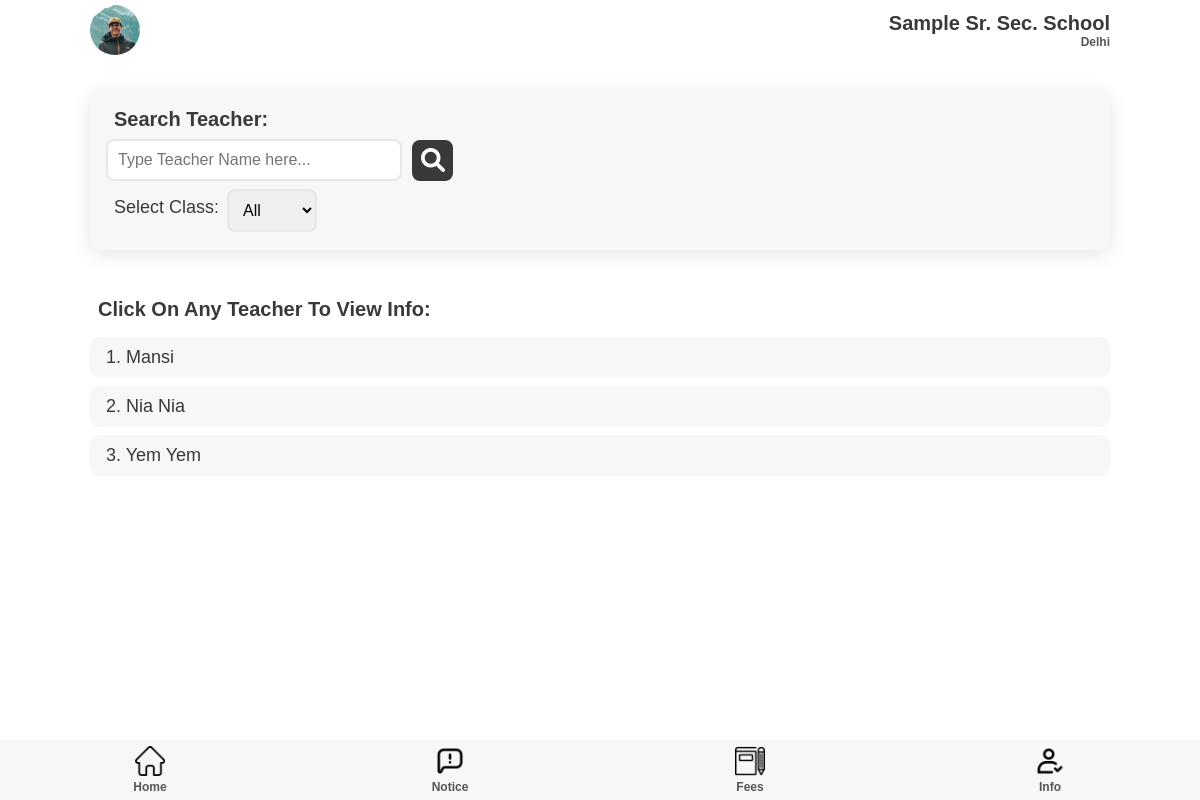
The app's page /superadmin/teachers/ (signed in), older data.
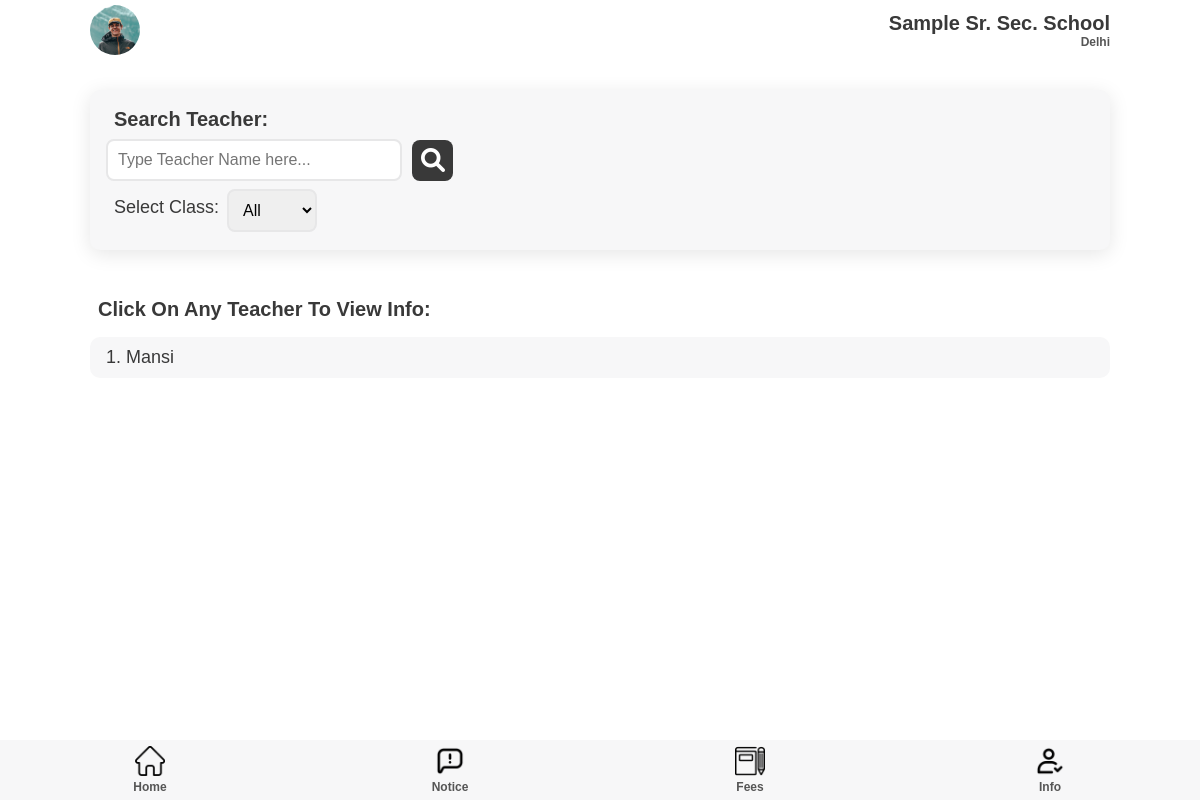
The same page, newer data.
### teacher/models.py (models this page shows)
class teacher(models.Model):
    fname = models.CharField(max_length=50)
    mname = models.CharField(max_length=50, blank=True, null=True)
    lname = models.CharField(max_length=50, blank=True, null=True)
    email = models.EmailField()
    phone = models.IntegerField()
    user = models.OneToOneField(User, on_delete=models.CASCADE, primary_key = True)
    school = models.ForeignKey('superadmin.school', on_delete=models.PROTECT)

### superadmin/views.py (the view)
# urls.py: path('teachers/', views.teachers, name = 'teachers'),
def teachers(request):
    admin = SuperAdmin.objects.get(user = request.user)
    teachers = teacher.objects.filter(school = admin.school)
    classes = classSection.objects.filter(teacher__in = teacher.objects.filter(school = admin.school))
    return render(request, 'teachers.html', {'teachers': teachers, 'classes': classes})

### templates/superadmin/teachers.html (shortened to what this page needs)
{% extends 'adminhome.html' %}
{% load static %}
{% block extra-head %}
    <link rel="stylesheet" href="{% static '/css/attendance.css' %}" />
    <link rel="stylesheet" href="{% static '/css/teacherExam.css' %}" />
    <link rel="stylesheet" href="{% static '/css/progress.css' %}" />
    <link rel="stylesheet" href="{% static '/css/adminList.css' %}" />
{% endblock extra-head %}
{% block content %}
    <section id="main">
        <section id="list-hero">
        <div class="menu-list list-hero">
          <div class="list-hero-search">
            <h2>Search Teacher:</h2>
            <div class="list-search-box">
              <input
                type="text"
                placeholder="Type Teacher Name here..."
                onchange="submitHandler(event)"
              />
              <i class="fas fa-search"></i>
            </div>
          </div>
          <div class="list-hero-filter">
            <p>Select Class:</p>
            <select name="select-class" id="" onchange="submitHandler(event)">
              <option value="all" selected>All</option>
            </select>
          </div>
        </div>
      </section>
      <section id="admin-stud-list">
        <div class="admin-stud-list">
          <h2>Click on any Teacher to view info:</h2>
          {% for teacher in teachers %}
          <div class="stud-list-elem">
            <div>
              <p>{{ forloop.counter }}. {{ teacher.fname }} {% if teacher.mname %}{{ teacher.mname }}{% endif %} {% if teacher.lname %}{{ teacher.lname }}{% endif %}</p>
            </div>
          </div>
          {% endfor %}
        </div>
      </section>
    </section>
{% endblock content %}

### templates/superadmin/adminhome.html (shortened to what this page needs)
{% load static %}
<!DOCTYPE html>
<html lang="en">
{% block head %}
  <head>
    <link
      rel="stylesheet"
      href="https://cdnjs.cloudflare.com/ajax/libs/font-awesome/6.0.0-beta2/css/all.min.css"
    />
    <link rel="stylesheet" href="{% static 'css/style.css' %}" />
  </head>
{% endblock head %}
{% block extra-head %}{% endblock extra-head %}
  <body>
    <section id="main">
    {% block nav %}
      <section id="nav">
        <nav class="top-navbar">
          <div class="profile-picture">
            <img src="{% static 'img/profile.jpg' %}" />
          </div>
          <div class="school-name">
            <h2>Sample Sr. Sec. School</h2>
            <h5 class="faded">Delhi</h5>
          </div>
        </nav>
      </section>
      {% endblock nav %}
      {% block content %}{% endblock content %}
      {% block bottom-nav %}
      <section id="bottom-nav">
        <nav class="bottom-navbar">
          <div class="nav-links">
            <div class="nav-button">
              <a href="{% url 'superadmin:adminhome' %}">
                <img src="{% static '/img/home.png' %}" />
                <h5 class="faded">Home</h5>
              </a>
            </div>
            <div class="nav-button">
              <a href="{% url 'superadmin:notice' %}">
                <img src="{% static '/img/notice.png' %}" />
                <h5 class="faded">Notice</h5>
              </a>
            </div>
            <div class="nav-button">
              <a href="/admin/fees.html">
                <img src="{% static '/img/homework.png' %}" />
                <h5 class="faded">Fees</h5>
              </a>
            </div>
            <div class="nav-button">
              <a href="/admin/schoolInfo.html">
                <img src="{% static '/img/check.png' %}" />
                <h5 class="faded">Info</h5>
              </a>
            </div>
          </div>
        </nav>
      </section>
      {% endblock bottom-nav %}
    </section>
  </body>
</html>

### static/css/style.css (style rules this page uses)
:root { --dark-green: #1ab7ea; --light-green: #9cdabd; --dark-red: #fb3f4a; --light-red: #fb878e; --light-red: #2196f3; --light-grey: #f7f7f8; --dark-grey: #e7e7e8; --dark: #393939; --faded: #555555; --center-width: 85%; }
* { box-sizing: border-box; margin: 0; padding: 0; }
body { font-family: "Arial", sans-serif; -webkit-font-smoothing: antialiased; }
a { text-decoration: none; }
* { margin: 0; padding: 0; }
#main { margin: auto; margin-bottom: 60px; width: 100%; background-color: #fff; }
#nav { margin-bottom: 30px; }
.top-navbar { margin: auto; display: flex; justify-content: space-between; align-items: center; align-content: center; height: 60px; width: var(--center-width); }
.profile-picture { height: 50px; width: 50px; }
.profile-picture img { height: 100%; width: 100%; border-radius: 50px; object-fit: cover; }
.school-name { display: flex; flex-direction: column; align-items: flex-end; }
.menu-list, .component-back { background-color: var(--light-grey); border-radius: 10px; display: flex; justify-content: space-between; align-items: center; margin: 1em 0; padding: 10px 16px; transition: all 0.5s ease 0s; box-shadow: 0px 4px 20px rgba(0, 0, 0, 0.1); }
.bottom-navbar { margin: auto; position: fixed; bottom: 0; background-color: var(--light-grey); height: 60px; width: 100%; }
.nav-links { margin: auto; width: var(--center-width); display: flex; justify-content: space-between; width: 100%; }
.nav-button { height: 60px; width: 25%; display: flex; flex-direction: column; justify-content: space-around; align-items: center; transition: all 0.3s ease-in-out 0.1s; }
.nav-button > a { width: 100%; text-align: center; }
.nav-button img { height: 30px; }
p { color: var(--dark); font-size: 15px; font-weight: 300; }
h2 { color: var(--dark); text-transform: capitalize; font-size: 20px; font-weight: 600; }
h5 { color: var(--dark); font-size: 12px; font-weight: 600; }
.faded { color: var(--faded); }

### static/css/adminList.css (style rules this page uses)
#list-hero { width: var(--center-width); margin: auto; }
.list-hero { flex-direction: column; align-items: baseline; }
.list-hero-search { width: 100%; }
.list-hero-search > p, .list-hero-search > h2, .list-hero-filter > p { margin: 8px; }
.list-search-box { display: flex; align-items: center; }
.list-search-box > i { font-size: 24px; margin: 0px 10px; background-color: var(--dark); color: #fff; padding: 8.5px; border-radius: 8px; transition: all 0.2s ease 0s; }
input[type="text"] { outline: none; width: 30%; padding: 10px; font-size: 16px; border: 2px solid var(--dark-grey); border-radius: 8px; transition: all 0.4s ease; }
p { font-size: 18px; }
.list-hero-filter { width: 100%; margin: 8px 0px; display: flex; }
.list-hero-filter select { width: 90px; outline: none; padding: 10px; font-size: 16px; border: 2px solid var(--dark-grey); border-radius: 8px; transition: all 0.1s ease; }
#admin-stud-list { width: var(--center-width); margin: auto; padding: 1em 0px; }
.stud-list-elem { background-color: var(--light-grey); border-radius: 10px; display: flex; flex-direction: column; justify-content: flex-start; align-items: flex-start; margin: 0.5em 0; padding: 10px 16px; }
.admin-stud-list h2 { margin: 8px; padding: 8px 0px; }

Row changes from the older to the newer data that the page shows:
removed teacher: fname "Nia", lname "Nia"
removed teacher: fname "Yem", lname "Yem"
